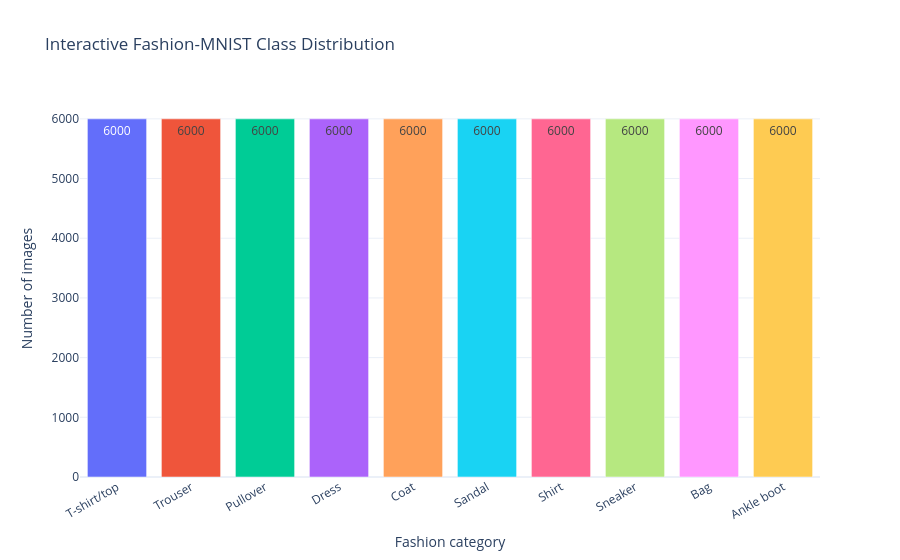

The code cell stored with this chart in its notebook:
### Code cell
# Interactive Plotly class distribution
fig_class_plotly = px.bar(
    class_counts, x="class_name", y="count", color="class_name",
    text="count", title="Interactive Fashion-MNIST Class Distribution",
    labels={"class_name": "Fashion category", "count": "Number of images"}
)
fig_class_plotly.update_layout(showlegend=False, template="plotly_white", xaxis_tickangle=-30)
fig_class_plotly.show()

### Figure 1 — Plotly figure (JSON) as saved in the notebook; plotly's stock layout.template omitted (floating-point values rounded to 4 significant figures)
{"data": [{"hovertemplate": "Fashion category=%{x}<br>Number of images=%{text}<extra></extra>", "legendgroup": "T-shirt/top", "marker": {"color": "#636efa", "pattern": {"shape": ""}}, "name": "T-shirt/top", "orientation": "v", "showlegend": true, "text": [6000.0], "textposition": "auto", "type": "bar", "x": ["T-shirt/top"], "xaxis": "x", "y": [6000], "yaxis": "y"}, {"hovertemplate": "Fashion category=%{x}<br>Number of images=%{text}<extra></extra>", "legendgroup": "Trouser", "marker": {"color": "#EF553B", "pattern": {"shape": ""}}, "name": "Trouser", "orientation": "v", "showlegend": true, "text": [6000.0], "textposition": "auto", "type": "bar", "x": ["Trouser"], "xaxis": "x", "y": [6000], "yaxis": "y"}, {"hovertemplate": "Fashion category=%{x}<br>Number of images=%{text}<extra></extra>", "legendgroup": "Pullover", "marker": {"color": "#00cc96", "pattern": {"shape": ""}}, "name": "Pullover", "orientation": "v", "showlegend": true, "text": [6000.0], "textposition": "auto", "type": "bar", "x": ["Pullover"], "xaxis": "x", "y": [6000], "yaxis": "y"}, {"hovertemplate": "Fashion category=%{x}<br>Number of images=%{text}<extra></extra>", "legendgroup": "Dress", "marker": {"color": "#ab63fa", "pattern": {"shape": ""}}, "name": "Dress", "orientation": "v", "showlegend": true, "text": [6000.0], "textposition": "auto", "type": "bar", "x": ["Dress"], "xaxis": "x", "y": [6000], "yaxis": "y"}, {"hovertemplate": "Fashion category=%{x}<br>Number of images=%{text}<extra></extra>", "legendgroup": "Coat", "marker": {"color": "#FFA15A", "pattern": {"shape": ""}}, "name": "Coat", "orientation": "v", "showlegend": true, "text": [6000.0], "textposition": "auto", "type": "bar", "x": ["Coat"], "xaxis": "x", "y": [6000], "yaxis": "y"}, {"hovertemplate": "Fashion category=%{x}<br>Number of images=%{text}<extra></extra>", "legendgroup": "Sandal", "marker": {"color": "#19d3f3", "pattern": {"shape": ""}}, "name": "Sandal", "orientation": "v", "showlegend": true, "text": [6000.0], "textposition": "auto", "type": "bar", "x": ["Sandal"], "xaxis": "x", "y": [6000], "yaxis": "y"}, {"hovertemplate": "Fashion category=%{x}<br>Number of images=%{text}<extra></extra>", "legendgroup": "Shirt", "marker": {"color": "#FF6692", "pattern": {"shape": ""}}, "name": "Shirt", "orientation": "v", "showlegend": true, "text": [6000.0], "textposition": "auto", "type": "bar", "x": ["Shirt"], "xaxis": "x", "y": [6000], "yaxis": "y"}, {"hovertemplate": "Fashion category=%{x}<br>Number of images=%{text}<extra></extra>", "legendgroup": "Sneaker", "marker": {"color": "#B6E880", "pattern": {"shape": ""}}, "name": "Sneaker", "orientation": "v", "showlegend": true, "text": [6000.0], "textposition": "auto", "type": "bar", "x": ["Sneaker"], "xaxis": "x", "y": [6000], "yaxis": "y"}, {"hovertemplate": "Fashion category=%{x}<br>Number of images=%{text}<extra></extra>", "legendgroup": "Bag", "marker": {"color": "#FF97FF", "pattern": {"shape": ""}}, "name": "Bag", "orientation": "v", "showlegend": true, "text": [6000.0], "textposition": "auto", "type": "bar", "x": ["Bag"], "xaxis": "x", "y": [6000], "yaxis": "y"}, {"hovertemplate": "Fashion category=%{x}<br>Number of images=%{text}<extra></extra>", "legendgroup": "Ankle boot", "marker": {"color": "#FECB52", "pattern": {"shape": ""}}, "name": "Ankle boot", "orientation": "v", "showlegend": true, "text": [6000.0], "textposition": "auto", "type": "bar", "x": ["Ankle boot"], "xaxis": "x", "y": [6000], "yaxis": "y"}], "layout": {"barmode": "relative", "legend": {"title": {"text": "Fashion category"}, "tracegroupgap": 0}, "showlegend": false, "title": {"text": "Interactive Fashion-MNIST Class Distribution"}, "xaxis": {"anchor": "y", "categoryarray": ["T-shirt/top", "Trouser", "Pullover", "Dress", "Coat", "Sandal", "Shirt", "Sneaker", "Bag", "Ankle boot"], "categoryorder": "array", "domain": [0, 1], "tickangle": -30, "title": {"text": "Fashion category"}}, "yaxis": {"anchor": "x", "domain": [0, 1], "title": {"text": "Number of images"}}}}
